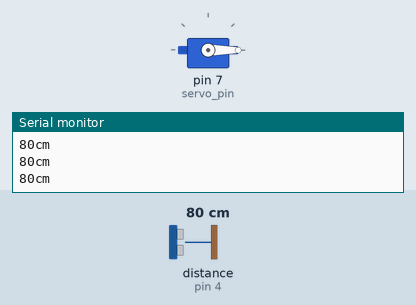
Bench run of a sketch on a simulated Arduino Uno, built with avr-gcc and run on an emulated ATmega328P. Parts: servo, the last lines printed to the serial monitor. Wiring (inferred from the names in the program): ultrasonic range finder: trigger pin 3; echo pin 4. The inputs (shaded band) are chosen by the test bench; at power-on: distance to the obstacle (sensor on pin 4) 80 cm. The echo pulse lasts 58.3 µs per cm.

Above: at 1.2 s.
1.3 s: distance to the obstacle (sensor on pin 4) set to 21 cm
4.3 s: distance to the obstacle (sensor on pin 4) set to 17 cm
At 5.1 s:
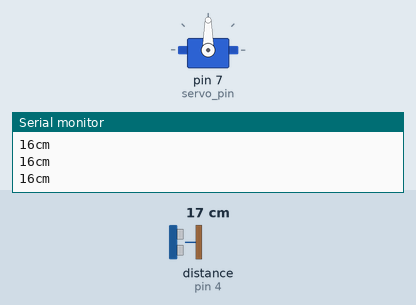
Timing chart, 0 to 10.8 s (numbered marks = the images above; inputs shaded):
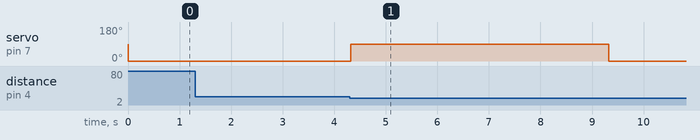

The sketch:

Claw_V1.ino
```cpp
#include <Servo.h>

Servo myservo;

#define servo_pin 7
#define trig 3
#define echo 4

long distance, averageDistance;
long d0, d1, d2, d3, d4;
unsigned long startTime, time;

// This is how close you have to have the claw to the surface to open.
#define THRESHOLD 20

//The start and end position of the servo. These will NEED to be adjusted to test before attatching to the claw or it will likely break
#define closedPos 0
#define openPos 90

void setup() {
  Serial.begin(9600);

  myservo.attach(servo_pin);

  pinMode(trig, OUTPUT);
  pinMode(echo, INPUT);

  d0 = d1 = d2 = d3 = d4 = THRESHOLD;
}

void loop() {

  distance = getDistance();
  averageDistance = rollingAverage(distance);

  if (averageDistance < THRESHOLD) {
    myservo.write(openPos);
    wait(5);
    myservo.write(closedPos);
    wait(5);
  }
  else {
    myservo.write(closedPos);
  }
}

//Get distance to table surface
long getDistance() {
  long cm, duration;

  digitalWrite(trig, LOW);
  delayMicroseconds(5);
  digitalWrite(trig, HIGH);
  delayMicroseconds(10);
  digitalWrite(trig, LOW);

  duration = pulseIn(echo, HIGH);

  cm = microsecondsToCentimeters(duration);

  Serial.print(cm);
  Serial.println("cm");

  return (cm);
}

//Conversion
long microsecondsToCentimeters(long microseconds) {
  return microseconds / 29 / 2;
}


//Compute a Rolling Average
long rollingAverage(long distance) {
  long value;

  d4 = d3;
  d3 = d2;
  d2 = d1;
  d1 = d0;
  d0 = distance;

  value = (d0 + d1 + d2 + d3 + d4) / 5;
  return (value);
}

//wait specified duration in seconds
//continues to measure distance and calculate rolling average
void wait(int duration){
  startTime = millis();
  time = millis();

  while ((time - startTime) < duration*1000){
    distance = getDistance();
    rollingAverage(distance);
    time = millis();
  }
}
```

Measured:
- the behaviour switches between 20 and 19 cm on distance to the obstacle (sensor on pin 4) (found by bisection; images 0 and 1)
- after the input at 4.3 s, servo on pin 7 (servo_pin): 0° → 90° at once, → 0° 5.0 s later
